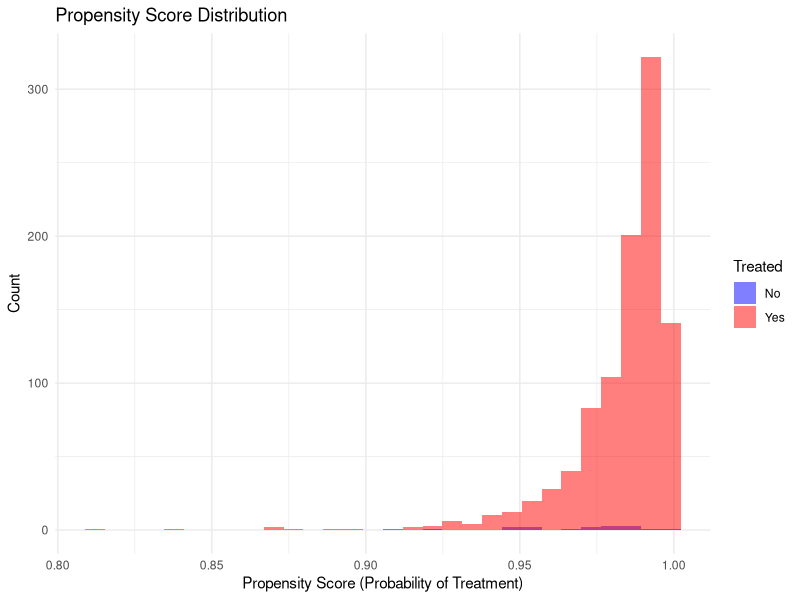
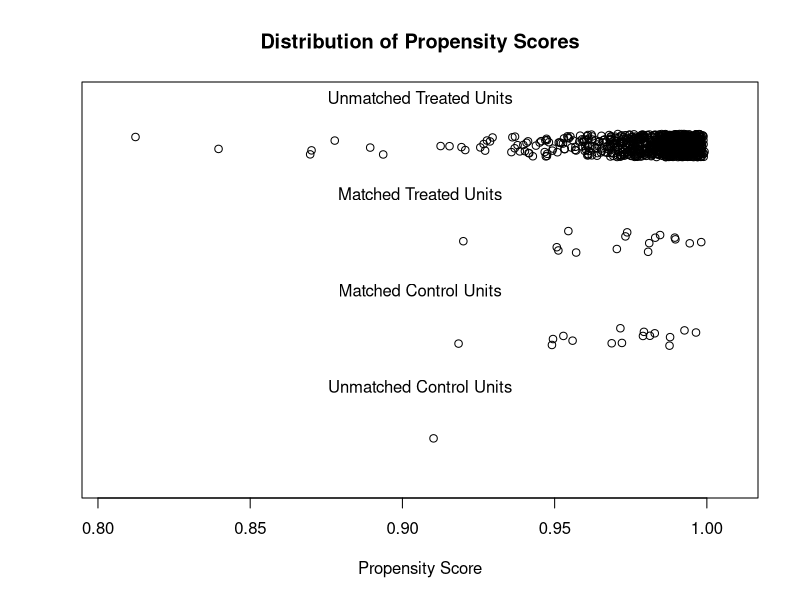
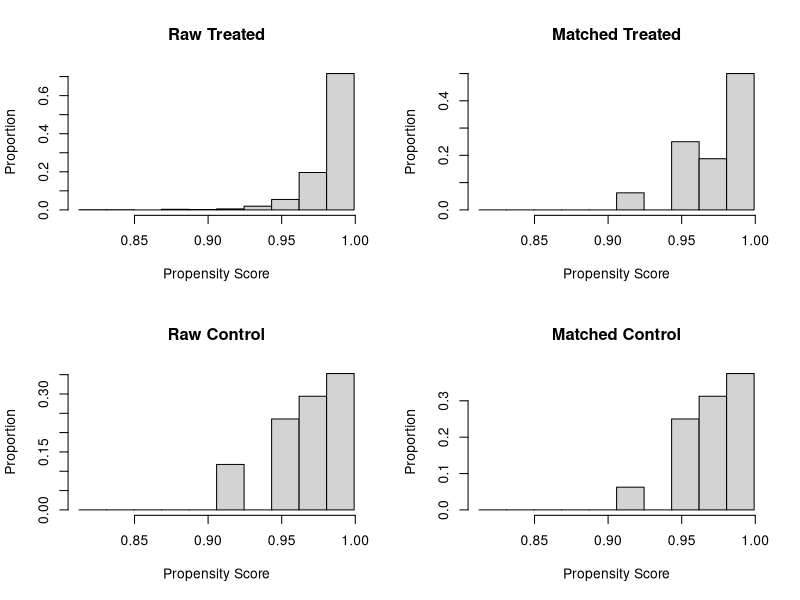
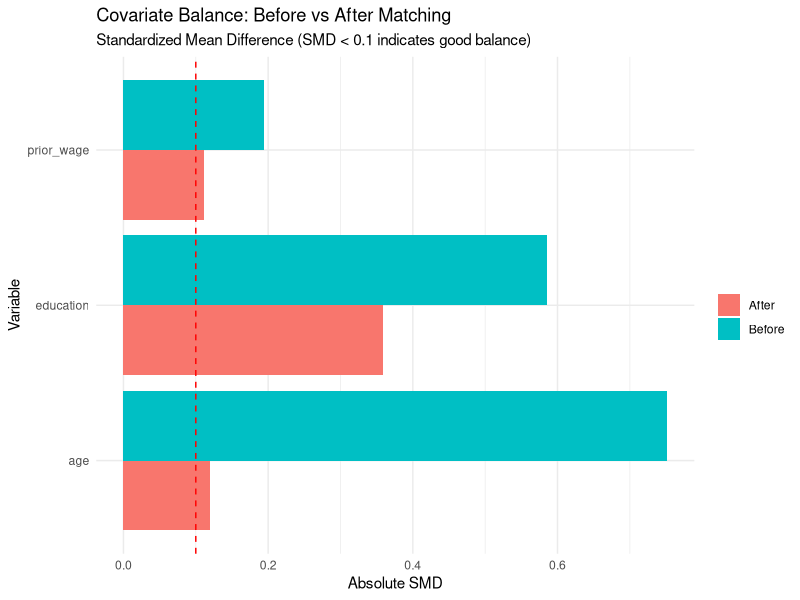
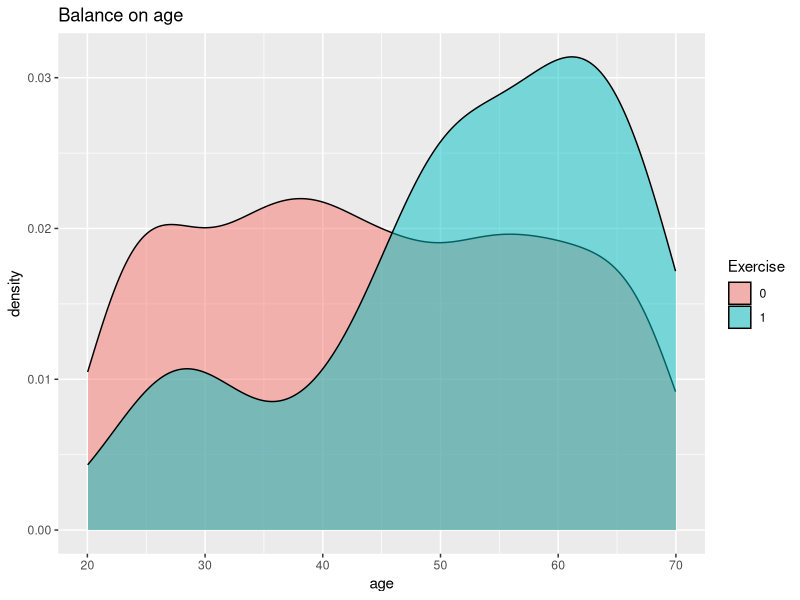
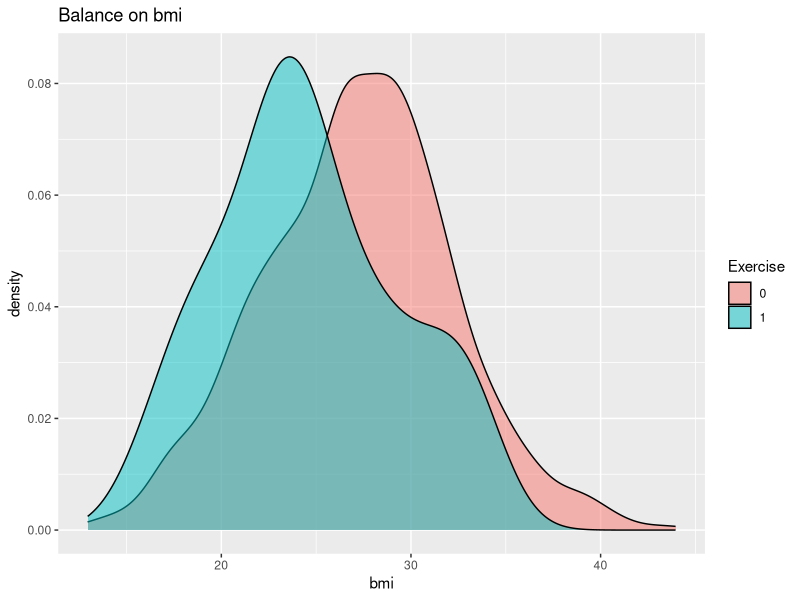
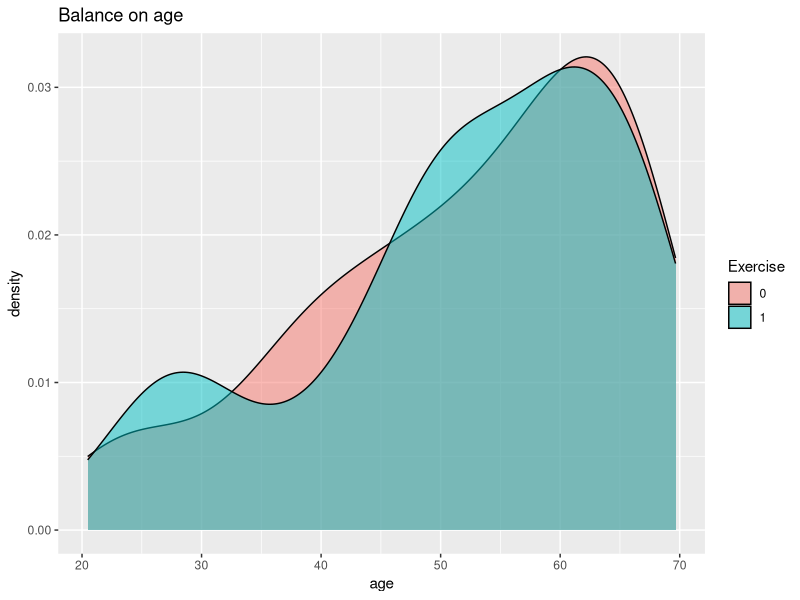

Write R code to recreate these figures, in order.
cat("PROPENSITY SCORE")

cat("

The propensity score is the probability that a unit (person, customer, patient) receives treatment, given their observed characteristics.

Mathematical Definition

e(X) = P(W = 1 | X)

Where:

e(X) = propensity score
W = treatment indicator (1 = treated, 0 = control)
X = observed covariates/features

Why Do We Need It?

The Problem: Selection Bias

In observational studies (non-randomized), treatment assignment isn't random. 
People who get treated are often systematically different from those who don't.

Example: Studying the effect of a new drug on recovery time

Sicker patients → more likely to get the drug
If we just compare treated vs. untreated, we're comparing apples to oranges

The Solution: Propensity Scores
The propensity score helps us:

Balance treatment groups - make them comparable
Control for confounding - adjust for systematic differences
Mimic randomization - create pseudo-random assignment

")

cat("

Key Theorem: The Balancing Property : Rosenbaum & Rubin (1983)

Translation: 

Within groups with the same propensity score, treatment is independent of covariates. 

The treated and control groups are balanced.

")

cat(" Propensity Score = Probability of receiving treatment given observed covariates
    
W = Treatment (1 = treated, 0 = control)
X = Covariates (age, BMI, smoking, etc.)

Why use it  ? Confounding !
")

cat("

Real-World Example: Exercise → Blood Pressure

Person Age BMI Smoker Exercise (W) BP (Y)
A  65  30  Yes 1  130 
B  30  22  No  0  118
")



cat(" Simple Example : Scenario: Job Training Program ")

# Simulate data
set.seed(123)
n <- 1000

data <- data.frame(
  age = rnorm(n, 35, 10),
  education = rnorm(n, 14, 2),
  prior_wage = rnorm(n, 30000, 10000)
)

# Treatment assignment is NOT random

# Younger, more educated people are more likely to get training
data$prob_treatment <- plogis(-2 + 0.05*data$age + 0.3*data$education + 0.00001*data$prior_wage)
data$treated <- rbinom(n, 1, data$prob_treatment)

# Outcome: post-training wage
true_effect <- 5000  # True causal effect
data$post_wage <- 20000 + 
  500*data$age + 
  2000*data$education + 
  0.5*data$prior_wage +
  data$treated * true_effect +
  rnorm(n, 0, 3000)

head(data, 5)
tail(data, 5)

# Check imbalance
library(dplyr)
data %>%
  group_by(treated) %>%
  summarise(
    n = n(),
    avg_age = mean(age),
    avg_education = mean(education),
    avg_prior_wage = mean(prior_wage)
  )

# Result: Treated group is younger and more educated → biased comparison!

cat("Estimating Propensity Scores")

cat('

You have observational data, not a randomized experiment.

That means:

Some people were more likely to be treated (e.g., training program, exercise, coupon, drug)

Others more likely to be controls

This creates confounding.

To fix that, we need to estimate each person’s probability of receiving treatment, given their observed characteristics.

That probability is called the PROPENSITY SCORE.

🧠 Why do we fit a logistic regression?

Because:

✔️ Propensity score = P(treated=1∣X)
✔️ Logistic regression directly models probability of treatment.

Your model:

ps_model <- glm(treated ~ age + education + prior_wage,
                data = data,
                family = binomial(link = "logit"))

Is estimating:

P(treated=1∣age, education, prior_wage)

i.e.:

“Given your age, education, and prior wage, what is your probability of being put in the treated group?”

This is exactly the definition of the PROPENSITY SCORE.

🎯 Why does logistic regression work?

Because:

Logistic regression outputs values between 0 and 1

It gives a probability of treatment

It uses the covariates that may cause selection bias

📌 Why do we use the predicted probabilities as propensity scores?

This line:

data$propensity_score <- predict(ps_model, type = "response")

The type = "response" part tells R:

“Give me the predicted probability, not the log-odds.”

| Person | Age | Education   | Prior wage | Propensity score |
| ------ | --- | ----------- | ---------- | ---------------- |
| 1      | 22  | High School | 18k        | 0.18             |
| 2      | 45  | B.S.        | 55k        | 0.72             |
| 3      | 30  | M.S.        | 90k        | 0.85             |

Meaning:

Person 1 has 18% chance of being treated

Person 2 has 72% chance

Person 3 has 85% chance

')

# Fit logistic regression
ps_model <- glm(treated ~ age + education + prior_wage,
                data = data,
                family = binomial(link = "logit"))
ps_model

# Get propensity scores
data$propensity_score <- predict(ps_model, type = "response")

head(data, 5)
tail(data, 5)

# Visualize
library(ggplot2)
ggplot(data, aes(x = propensity_score, fill = factor(treated))) +
  geom_histogram(alpha = 0.5, position = "identity", bins = 30) +
  labs(
    title = "Propensity Score Distribution",
    x = "Propensity Score (Probability of Treatment)",
    y = "Count",
    fill = "Treated"
  ) +
  scale_fill_manual(values = c("0" = "blue", "1" = "red"),
                    labels = c("No", "Yes")) +
  theme_minimal()

cat("

The plots shows :

Red = treated group

Blue = control group

What you look for:

Do treated and control overlap?

If yes → matching is possible

If no → extreme confounding (bad)

Which covariates drive treatment assignment?

If matching or weighting will work well

Good overlap = good causal identification

Poor overlap = unstable estimates

")

cat("

📝 Summary in one sentence

We fit a logistic regression to estimate each person’s probability of receiving treatment (the propensity score), 
and we visualize these scores to understand how much treated and control groups overlap — 
and whether matching / weighting will produce valid causal estimates.
    
")

cat("Methods Using Propensity Scores")

cat("

1. Matching

Idea: Match each treated unit with a control unit that has a similar propensity score.

")

# ?matchit

# matchit() is the main function of MatchIt and performs pairing, subset selection, and subclassification 
# with the aim of creating treatment and control groups balanced on included covariates. 

# MatchIt implements the suggestions of Ho, Imai, King, and Stuart (2007) for improving parametric statistical models 
# by preprocessing data with nonparametric matching methods.

# matchit(
#  formula,
#  data = NULL,
#  method = "nearest",
#  distance = "glm",
#  link = "logit"



library(MatchIt)

# Perform propensity score matching
matched <- matchit(treated ~ age + education + prior_wage,
                   data = data,
                   method = "nearest",  # nearest neighbor matching
                   ratio = 1,           # 1:1 matching
                   caliper = 0.1)       # maximum distance

matched

# Get matched data
matched_data <- match.data(matched)
head(matched_data, 5)

# Check balance after matching
matched_data %>%
  group_by(treated) %>%
  summarise(
    n = n(),
    avg_age = mean(age),
    avg_education = mean(education),
    avg_prior_wage = mean(prior_wage)
  )

head(matched_data[c("treated", "distance", "weights", "subclass")])

cat('

distance = the propensity score (P(treated=1|X))

weights = matching weights

subclass = matched pair/stratum id

')

# Extract PS directly

ps <- matched$distance
head(ps)

logit_ps <- predict(matched$model, type = "link")
head(logit_ps)

summary(matched)                 # balance summary
plot(matched, type = "jitter")   # PS overlap before/after
plot(matched, type = "hist")     # PS histograms




# Estimate treatment effect on matched data

ate_matched <- lm(post_wage ~ treated, data = matched_data)
summary(ate_matched)

cat("\nEstimated Treatment Effect (Matching):", 
    round(coef(ate_matched)["treated"], 2), "\n")
cat("True Effect:", true_effect, "\n")

# “After we’ve balanced treated and control groups by matching on similar covariates, what is the average difference in outcome?”
# That difference ≈ the causal treatment effect, assuming:
# Covariate balance achieved (no confounding left),

cat("NOTE")

cat('

matched <- matchit(treated ~ age + education + prior_wage,
                   data = data,
                   method = "nearest",
                   distance = "mahalanobis")

Here:

You are not using the propensity score.

Instead, treated and control units are matched using Mahalanobis distance on the covariates (age, education, prior_wage).

This means each treated unit is paired with the control unit that has the smallest multivariate distance in those covariates.

')

cat('

The Mahalanobis distance measures the distance between two vectors, 

taking into account the correlations among the variables.

Alternative

distance = "logit" → match on propensity scores (default).

')



cat(" 

2. Inverse Probability Weighting (IPW)

Idea: Weight observations by the inverse of their probability of receiving the treatment they actually received.

")

cat("

Idea behind IPTW

Inverse Probability of Treatment Weighting creates a pseudo-population in which treatment assignment is independent of the covariates.

Treated units with low propensity (unlikely to be treated) get large weight

Controls with high propensity (unlikely to be untreated) get large weight

This makes the reweighted sample look as if treatment was randomized.

")

# Compute IPW weights

data$ipw_weight <- ifelse(data$treated == 1,
                          1 / data$propensity_score,          # For treated
                          1 / (1 - data$propensity_score))    # For control

# Trim extreme weights (optional but recommended)
data$ipw_weight_trimmed <- pmin(data$ipw_weight, quantile(data$ipw_weight, 0.99))

# Estimate ATE using IPW

library(survey)

design_ipw <- svydesign(ids = ~1, weights = ~ipw_weight_trimmed, data = data)

ate_ipw <- svyglm(post_wage ~ treated, design = design_ipw)

cat("\nEstimated Treatment Effect (IPW):", 
    round(coef(ate_ipw)["treated"], 2), "\n")

cat("True Effect:", true_effect, "\n")

# How IPW works:

# Treated units with low propensity (unlikely to be treated) get high weight → upweight rare cases
# Control units with high propensity (likely to be treated but weren't) get high weight → upweight rare cases
# This creates a "pseudo-population" where treatment is independent of X



cat(" Stratification (Subclassification) ")

cat(" Divide data into strata based on propensity score, estimate effect within each stratum, then average. ")

# data$propensity_score

# 1) Fit the propensity score model (logistic regression)
ps_model <- glm(treated ~ age + education + prior_wage,
                data = data, family = binomial())

# 2) Get the propensity scores p = P(treated = 1 | X)
data$propensity_score <- predict(ps_model, type = "response")  # numeric in (0,1)

# (optional but recommended) clip extremes to avoid 0/1
eps <- 1e-4
data$propensity_score <- pmin(pmax(data$propensity_score, eps), 1 - eps)

# Quick sanity checks
summary(data$propensity_score)
stopifnot(is.numeric(data$propensity_score), all(is.finite(data$propensity_score)))

# Create propensity score quintiles
data$ps_stratum <- cut(data$propensity_score,
                       breaks = quantile(data$propensity_score, probs = seq(0, 1, 0.2)),
                       include.lowest = TRUE,
                       labels = 1:5)

# Estimate effect within each stratum
stratum_effects <- data %>%
  group_by(ps_stratum) %>%
  summarise(
    n = n(),
    effect = mean(post_wage[treated == 1]) - mean(post_wage[treated == 0]),
    .groups = 'drop'
  )

print(stratum_effects)

# Overall ATE (weighted average)
ate_stratified <- weighted.mean(stratum_effects$effect, 
                                stratum_effects$n)

cat("\nEstimated Treatment Effect (Stratification):", 
    round(ate_stratified, 2), "\n")
cat("True Effect:", true_effect, "\n")

cat(" Assessing Balance ")

cat("after using propensity scores, we need to check if balance improved")

# Function to compute standardized mean difference
compute_smd <- function(data, var, treat_var = "treated") {
  treated_mean <- mean(data[[var]][data[[treat_var]] == 1])
  control_mean <- mean(data[[var]][data[[treat_var]] == 0])
  pooled_sd <- sqrt((var(data[[var]][data[[treat_var]] == 1]) + 
                     var(data[[var]][data[[treat_var]] == 0])) / 2)
  smd <- (treated_mean - control_mean) / pooled_sd
  return(smd)
}

# Before matching
smd_before <- data.frame(
  variable = c("age", "education", "prior_wage"),
  smd = c(
    compute_smd(data, "age"),
    compute_smd(data, "education"),
    compute_smd(data, "prior_wage")
  )
)

# After matching
smd_after <- data.frame(
  variable = c("age", "education", "prior_wage"),
  smd = c(
    compute_smd(matched_data, "age"),
    compute_smd(matched_data, "education"),
    compute_smd(matched_data, "prior_wage")
  )
)

# Plot balance
library(ggplot2)
balance_data <- rbind(
  data.frame(smd_before, timing = "Before"),
  data.frame(smd_after, timing = "After")
)

ggplot(balance_data, aes(x = variable, y = abs(smd), fill = timing)) +
  geom_bar(stat = "identity", position = "dodge") +
  geom_hline(yintercept = 0.1, linetype = "dashed", color = "red") +
  labs(
    title = "Covariate Balance: Before vs After Matching",
    subtitle = "Standardized Mean Difference (SMD < 0.1 indicates good balance)",
    x = "Variable",
    y = "Absolute SMD",
    fill = ""
  ) +
  theme_minimal() +
  coord_flip()



cat("Another example : Grok")


# ===============================================
# PROPENSITY SCORE: Exercise → Blood Pressure
# ===============================================

library(dplyr)
library(MatchIt)
library(ggplot2)

# --- 1. SIMULATE DATA ---
set.seed(123)
n <- 1000

data <- data.frame(
  age = runif(n, 20, 70),
  bmi = rnorm(n, 27, 5),
  smoking = rbinom(n, 1, 0.3),
  W = 0  # Will be assigned
)

# People more likely to exercise: younger, lower BMI, non-smokers
logit_p <- -2 + 0.05*data$age - 0.1*data$bmi - 1*data$smoking
data$propensity <- plogis(logit_p)
data$W <- rbinom(n, 1, data$propensity)

# Outcome: exercise lowers BP, but confounders
data$Y <- 120 + 0.5*data$age + 1*data$bmi + 5*data$smoking - 8*data$W + rnorm(n)

cat("First 5 rows:\n")
print(head(data))

# --- 2. ESTIMATE PROPENSITY SCORE ---
ps_model <- glm(W ~ age + bmi + smoking, data = data, family = binomial)
data$ps <- predict(ps_model, type = "response")
print(head(data))

# --- 3. CHECK BALANCE BEFORE/AFTER ---
balance_plot <- function(data, var) {
  ggplot(data, aes(x = !!sym(var), fill = factor(W))) +
    geom_density(alpha = 0.5) +
    labs(title = paste("Balance on", var), fill = "Exercise")
}

print(balance_plot(data, "age"))
print(balance_plot(data, "bmi"))

# --- 4. PROPENSITY SCORE MATCHING ---
match_out <- matchit(W ~ age + bmi + smoking, data = data, method = "nearest", ratio = 1)
matched_data <- match.data(match_out)

# --- 5. CHECK BALANCE AFTER MATCHING ---
print(balance_plot(matched_data, "age"))

# --- 6. ESTIMATE TREATMENT EFFECT ---
ate_matched <- lm(Y ~ W, data = matched_data)$coefficients["W"]
cat("\nATE (Matched) =", round(ate_matched, 2), "mmHg\n")

# --- 7. IPTW (Inverse Probability of Treatment Weighting) ---
data$weight <- ifelse(data$W == 1, 1/data$ps, 1/(1-data$ps))
ate_iptw <- weighted.mean(data$Y[data$W==1], data$weight[data$W==1]) - 
            weighted.mean(data$Y[data$W==0], data$weight[data$W==0])
cat("ATE (IPTW) =", round(ate_iptw, 2), "mmHg\n")
